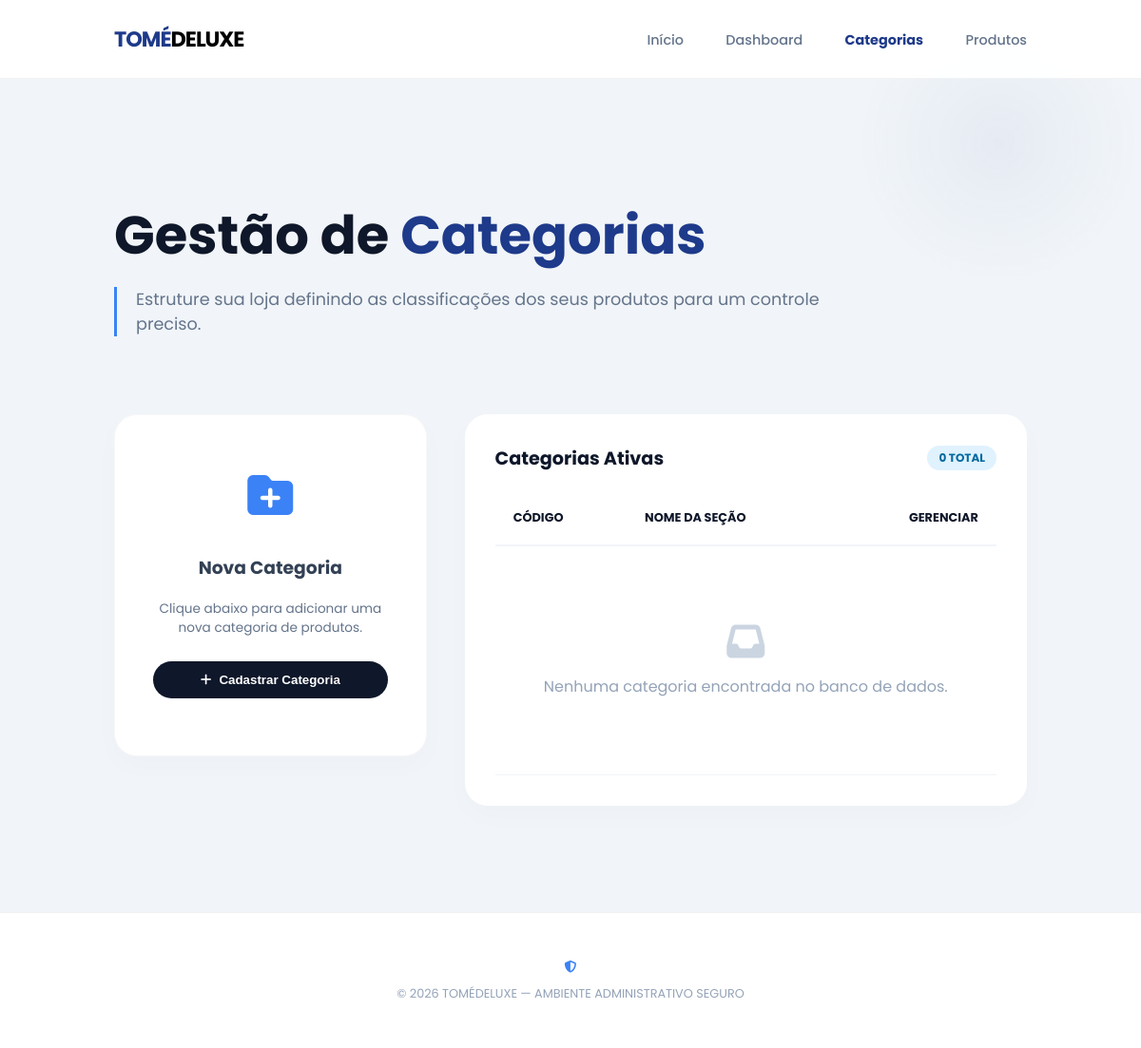
/categorias, run on an earlier commit of the app's database.
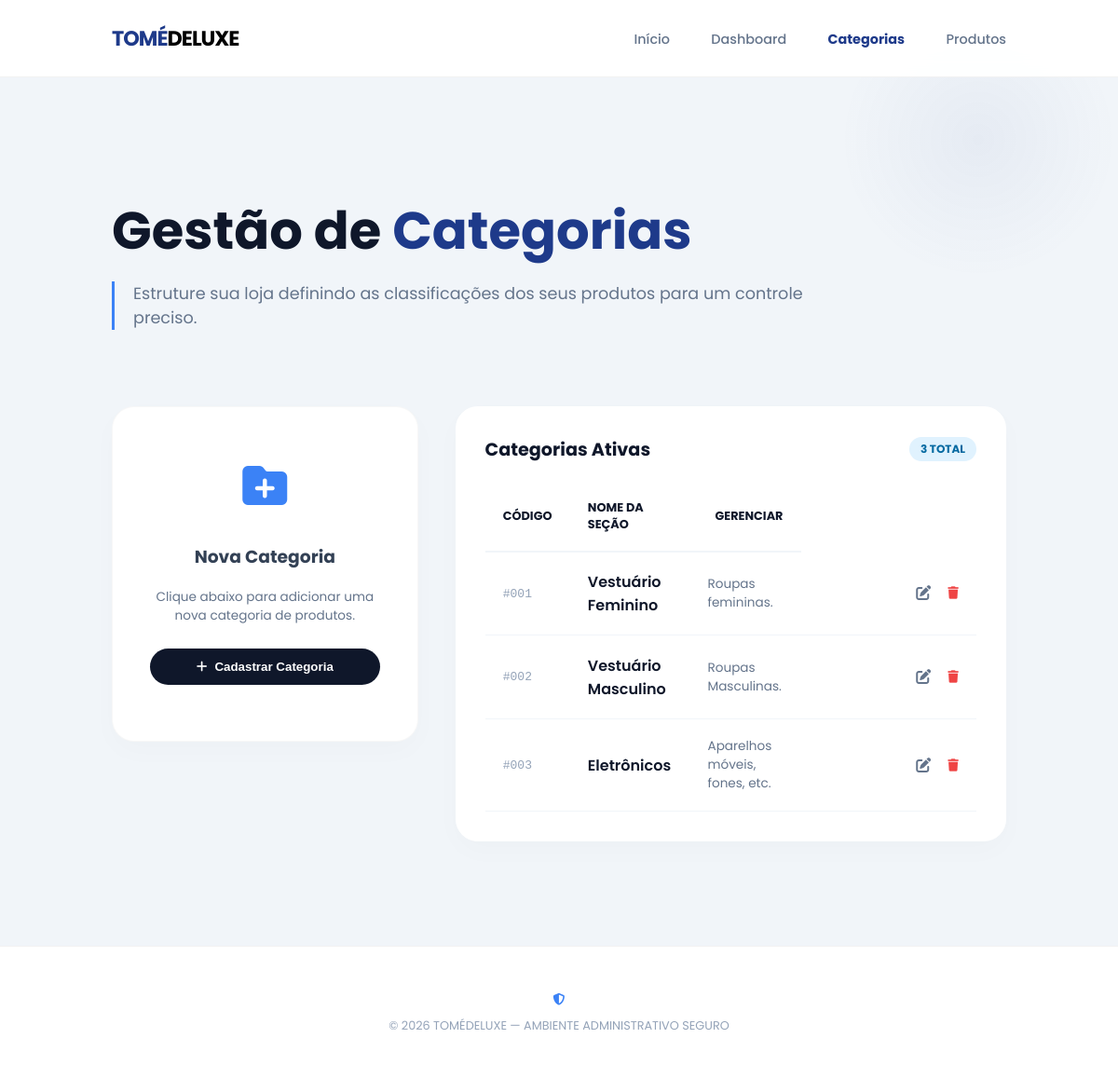
And on a later commit of the database.
### models.py (models this page shows, shortened)
class Categoria(Base):
    __tablename__ = "categorias"
    id = Column(Integer, primary_key=True, autoincrement=True)
    nome = Column(String(100), nullable=False)
    descricao = Column(String(150))
    produtos = relationship("Produto", back_populates="categoria")

### main.py (the view)
@app.get("/categorias")
def exibir_categorias(request: Request, db: Session = Depends(get_db)):
    categorias = db.query(Categoria).all()
    return templates.TemplateResponse(
        request,
        "categorias.html",
        {"request": request,
         "categorias": categorias
        }
    )

### templates/categorias.html (shortened to what the changed rows need)
<!DOCTYPE html>
<html lang="pt-br">
<head>
    <link rel="stylesheet" href="/static/style.css">
    <link rel="stylesheet" href="https://cdnjs.cloudflare.com/ajax/libs/font-awesome/6.4.0/css/all.min.css">
</head>
<body>
    <main>
        <header class="hero">
            <h1>Gestão de <span>Categorias</span></h1>
        </header>
        <div class="container" style="display: grid; grid-template-columns: 1fr 1.8fr; align-items: start; gap: 40px;">
            <section class="data-table-container">
                <div style="display: flex; justify-content: space-between; align-items: center; margin-bottom: 20px;">
                    <h3 style="margin: 0; font-size: 1.2rem; color: var(--dark-bg);">Categorias Ativas</h3>
                    <span
                        style="background: #E0F2FE; color: #0369A1; padding: 4px 12px; border-radius: 20px; font-size: 0.75rem; font-weight: 700;">
                        {{ categorias|length }} TOTAL
                    </span>
                </div>
                <table>
                    <thead>
                        <tr>
                            <th>Código</th>
                            <th>Nome da Seção</th>
                            <th style="text-align: right;">Gerenciar</th>
                        </tr>
                    </thead>
                    <tbody>
                        {% for categoria in categorias %}
                        <tr>
                            <td style="font-family: monospace; color: #94A3B8;">#{{ "%03d"|format(categoria.id) }}</td>
                            <td style="font-weight: 600; color: var(--dark-bg);">{{ categoria.nome }}</td>
                            <td style="color: #64748B; font-size: 0.85rem;">{{ categoria.descricao }}</td>
                            <td style="text-align: right; min-width: 150px;">
                                <div id="acoes-normais-{{ categoria.id }}"
                                    style="display: flex; justify-content: flex-end; align-items: center;">
                                    <a href="/categorias/{{ categoria.id }}/editar" title="Editar"
                                        style="color: #64748B; margin-right: 18px; transition: 0.3s; text-decoration: none;">
                                        <i class="fa-solid fa-pen-to-square"></i>
                                    </a>
                                    <button type="button" onclick="pedirConfirmacao('{{ categoria.id }}')" title="Excluir"
                                        style="background: none; border: none; color: #EF4444; cursor: pointer; padding: 0;">
                                        <i class="fa-solid fa-trash"></i>
                                    </button>
                                </div>
                            </td>
                        </tr>
                        {% else %}
                        <tr>
                            <td colspan="3" style="text-align: center; padding: 5rem 0;">
                                <i class="fa-solid fa-inbox"
                                    style="font-size: 2.5rem; color: #CBD5E1; margin-bottom: 15px; display: block;"></i>
                                <span style="color: #94A3B8;">Nenhuma categoria encontrada no banco de dados.</span>
                            </td>
                        </tr>
                        {% endfor %}
                    </tbody>
                </table>
            </section>
        </div>
    </main>
</body>
</html>

What changed in the data, as far as the page shows it:
added Categoria: id "001", nome "Vestuário Feminino", descricao "Roupas femininas."
added Categoria: id "002", nome "Vestuário Masculino", descricao "Roupas Masculinas."
added Categoria: id "003", nome "Eletrônicos", descricao "Aparelhos móveis, fones, etc."
Also different on the page:
{{ categorias|length }}: "0" → "3"
text no longer shown: "Nenhuma categoria encontrada no banco de dados."
